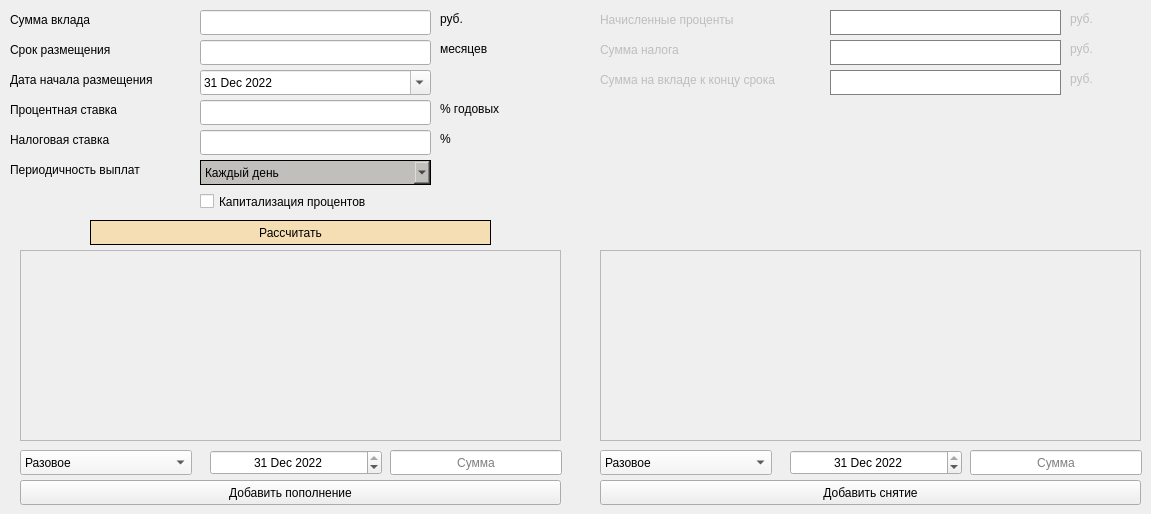
    <widget class="QWidget" name="tab_6">
     <attribute name="title">
      <string>Депозит</string>
     </attribute>
     <widget class="QLineEdit" name="sum_depos">
      <property name="geometry">
       <rect>
        <x>200</x>
        <y>10</y>
        <width>231</width>
        <height>25</height>
       </rect>
      </property>
      <property name="text">
       <string/>
      </property>
      <property name="alignment">
       <set>Qt::AlignRight|Qt::AlignTrailing|Qt::AlignVCenter</set>
      </property>
      <property name="placeholderText">
       <string/>
      </property>
     </widget>
     <widget class="QLabel" name="label_24">
      <property name="geometry">
       <rect>
        <x>440</x>
        <y>40</y>
        <width>67</width>
        <height>17</height>
       </rect>
      </property>
      <property name="text">
       <string>месяцев</string>
      </property>
     </widget>
     <widget class="QLineEdit" name="duration_depos">
      <property name="geometry">
       <rect>
        <x>200</x>
        <y>40</y>
        <width>231</width>
        <height>25</height>
       </rect>
      </property>
      <property name="alignment">
       <set>Qt::AlignRight|Qt::AlignTrailing|Qt::AlignVCenter</set>
      </property>
      <property name="placeholderText">
       <string/>
      </property>
     </widget>
     <widget class="QLineEdit" name="procent_depos">
      <property name="geometry">
       <rect>
        <x>200</x>
        <y>100</y>
        <width>231</width>
        <height>25</height>
       </rect>
      </property>
      <property name="alignment">
       <set>Qt::AlignRight|Qt::AlignTrailing|Qt::AlignVCenter</set>
      </property>
      <property name="placeholderText">
       <string/>
      </property>
     </widget>
     <widget class="QLabel" name="label_25">
      <property name="geometry">
       <rect>
        <x>440</x>
        <y>100</y>
        <width>81</width>
        <height>17</height>
       </rect>
      </property>
      <property name="text">
       <string>% годовых</string>
      </property>
     </widget>
     <widget class="QLabel" name="label_26">
      <property name="geometry">
       <rect>
        <x>10</x>
        <y>10</y>
        <width>161</width>
        <height>20</height>
       </rect>
      </property>
      <property name="text">
       <string>Сумма вклада</string>
      </property>
     </widget>
     <widget class="QLabel" name="label_27">
      <property name="geometry">
       <rect>
        <x>10</x>
        <y>100</y>
        <width>161</width>
        <height>20</height>
       </rect>
      </property>
      <property name="text">
       <string>Процентная ставка</string>
      </property>
     </widget>
     <widget class="QLabel" name="label_28">
      <property name="geometry">
       <rect>
        <x>440</x>
        <y>10</y>
        <width>67</width>
        <height>17</height>
       </rect>
      </property>
      <property name="text">
       <string>руб.</string>
      </property>
     </widget>
     <widget class="QLabel" name="label_29">
      <property name="geometry">
       <rect>
        <x>10</x>
        <y>40</y>
        <width>161</width>
        <height>20</height>
       </rect>
      </property>
      <property name="text">
       <string>Срок размещения</string>
      </property>
     </widget>
     <widget class="QLabel" name="label_30">
      <property name="geometry">
       <rect>
        <x>10</x>
        <y>130</y>
        <width>161</width>
        <height>20</height>
       </rect>
      </property>
      <property name="text">
       <string>Налоговая ставка</string>
      </property>
     </widget>
     <widget class="QLineEdit" name="tax">
      <property name="geometry">
       <rect>
        <x>200</x>
        <y>130</y>
        <width>231</width>
        <height>25</height>
       </rect>
      </property>
      <property name="alignment">
       <set>Qt::AlignRight|Qt::AlignTrailing|Qt::AlignVCenter</set>
      </property>
     </widget>
     <widget class="QLabel" name="label_31">
      <property name="geometry">
       <rect>
        <x>440</x>
        <y>130</y>
        <width>81</width>
        <height>17</height>
       </rect>
      </property>
      <property name="text">
       <string>%</string>
      </property>
     </widget>
     <widget class="QLabel" name="label_32">
      <property name="geometry">
       <rect>
        <x>10</x>
        <y>160</y>
        <width>171</width>
        <height>20</height>
       </rect>
      </property>
      <property name="text">
       <string>Периодичность выплат</string>
      </property>
     </widget>
     <widget class="QComboBox" name="periodicity">
      <property name="geometry">
       <rect>
        <x>200</x>
        <y>160</y>
        <width>231</width>
        <height>25</height>
       </rect>
      </property>
      <property name="styleSheet">
       <string notr="true">QComboBox {
	border: 1px solid black;
	background-color: rgb(192, 191, 188);
}</string>
      </property>
      <item>
       <property name="text">
        <string>Каждый день</string>
       </property>
      </item>
      <item>
       <property name="text">
        <string>Каждую неделю</string>
       </property>
      </item>
      <item>
       <property name="text">
        <string>Раз в месяц</string>
       </property>
      </item>
      <item>
       <property name="text">
        <string>Раз в квартал</string>
       </property>
      </item>
      <item>
       <property name="text">
        <string>Раз в полгода</string>
       </property>
      </item>
      <item>
       <property name="text">
        <string>Раз в год</string>
       </property>
      </item>
      <item>
       <property name="text">
        <string>В конце срока</string>
       </property>
      </item>
     </widget>
     <widget class="QCheckBox" name="checkBox">
      <property name="geometry">
       <rect>
        <x>200</x>
        <y>190</y>
        <width>251</width>
        <height>23</height>
       </rect>
      </property>
      <property name="text">
       <string>Капитализация процентов</string>
      </property>
     </widget>
     <widget class="QPushButton" name="add_money">
      <property name="geometry">
       <rect>
        <x>20</x>
        <y>480</y>
        <width>541</width>
        <height>25</height>
       </rect>
      </property>
      <property name="text">
       <string>Добавить пополнение</string>
      </property>
     </widget>
     <widget class="QPushButton" name="take_money">
      <property name="geometry">
       <rect>
        <x>600</x>
        <y>480</y>
        <width>541</width>
        <height>25</height>
       </rect>
      </property>
      <property name="text">
       <string>Добавить снятие</string>
      </property>
     </widget>
     <widget class="QDateEdit" name="dateEdit">
      <property name="geometry">
       <rect>
        <x>200</x>
        <y>70</y>
        <width>231</width>
        <height>25</height>
       </rect>
      </property>
      <property name="dateTime">
       <datetime>
        <hour>18</hour>
        <minute>0</minute>
        <second>0</second>
        <year>2022</year>
        <month>12</month>
        <day>31</day>
       </datetime>
      </property>
      <property name="calendarPopup">
       <bool>true</bool>
      </property>
     </widget>
     <widget class="QLabel" name="label_33">
      <property name="geometry">
       <rect>
        <x>10</x>
        <y>70</y>
        <width>191</width>
        <height>20</height>
       </rect>
      </property>
      <property name="text">
       <string>Дата начала размещения</string>
      </property>
     </widget>
     <widget class="QLabel" name="label_34">
      <property name="enabled">
       <bool>false</bool>
      </property>
      <property name="geometry">
       <rect>
        <x>1070</x>
        <y>40</y>
        <width>67</width>
        <height>17</height>
       </rect>
      </property>
      <property name="text">
       <string>руб.</string>
      </property>
     </widget>
     <widget class="QLabel" name="label_35">
      <property name="enabled">
       <bool>false</bool>
      </property>
      <property name="geometry">
       <rect>
        <x>830</x>
        <y>10</y>
        <width>231</width>
        <height>25</height>
       </rect>
      </property>
      <property name="styleSheet">
       <string notr="true">QLabel {
	background-color: white;
	border: 1px solid black;
}

QLabel:disabled{
	border: 1px solid grey;
}</string>
      </property>
      <property name="text">
       <string/>
      </property>
      <property name="textInteractionFlags">
       <set>Qt::NoTextInteraction</set>
      </property>
     </widget>
     <widget class="QLabel" name="label_36">
      <property name="enabled">
       <bool>false</bool>
      </property>
      <property name="geometry">
       <rect>
        <x>1070</x>
        <y>70</y>
        <width>67</width>
        <height>17</height>
       </rect>
      </property>
      <property name="text">
       <string>руб.</string>
      </property>
     </widget>
     <widget class="QLabel" name="label_37">
      <property name="enabled">
       <bool>false</bool>
      </property>
      <property name="geometry">
       <rect>
        <x>830</x>
        <y>40</y>
        <width>231</width>
        <height>25</height>
       </rect>
      </property>
      <property name="styleSheet">
       <string notr="true">QLabel {
	background-color: white;
	border: 1px solid black;
}

QLabel:disabled{
	border: 1px solid grey;
}</string>
      </property>
      <property name="text">
       <string/>
      </property>
      <property name="textInteractionFlags">
       <set>Qt::NoTextInteraction</set>
      </property>
     </widget>
     <widget class="QLabel" name="label_38">
      <property name="enabled">
       <bool>false</bool>
      </property>
      <property name="geometry">
       <rect>
        <x>600</x>
        <y>70</y>
        <width>231</width>
        <height>20</height>
       </rect>
      </property>
      <property name="text">
       <string>Сумма на вкладе к концу срока</string>
      </property>
     </widget>
     <widget class="QLabel" name="label_39">
      <property name="enabled">
       <bool>false</bool>
      </property>
      <property name="geometry">
       <rect>
        <x>830</x>
        <y>70</y>
        <width>231</width>
        <height>25</height>
       </rect>
      </property>
      <property name="styleSheet">
       <string notr="true">QLabel {
	background-color: white;
	border: 1px solid black;
}
QLabel:disabled{
	border: 1px solid grey;
}</string>
      </property>
      <property name="text">
       <string/>
      </property>
      <property name="textInteractionFlags">
       <set>Qt::NoTextInteraction</set>
      </property>
     </widget>
     <widget class="QLabel" name="label_40">
      <property name="enabled">
       <bool>false</bool>
      </property>
      <property name="geometry">
       <rect>
        <x>1070</x>
        <y>10</y>
        <width>67</width>
        <height>17</height>
       </rect>
      </property>
      <property name="styleSheet">
       <string notr="true"/>
      </property>
      <property name="text">
       <string>руб.</string>
      </property>
     </widget>
     <widget class="QLabel" name="label_41">
      <property name="enabled">
       <bool>false</bool>
      </property>
      <property name="geometry">
       <rect>
        <x>600</x>
        <y>10</y>
        <width>191</width>
        <height>20</height>
       </rect>
      </property>
      <property name="text">
       <string>Начисленные проценты</string>
      </property>
     </widget>
     <widget class="QLabel" name="label_42">
      <property name="enabled">
       <bool>false</bool>
      </property>
      <property name="geometry">
       <rect>
        <x>600</x>
        <y>40</y>
        <width>161</width>
        <height>20</height>
       </rect>
      </property>
      <property name="text">
       <string>Сумма налога</string>
      </property>
     </widget>
     <widget class="QLineEdit" name="sum_to_add">
      <property name="geometry">
       <rect>
        <x>390</x>
        <y>450</y>
        <width>172</width>
        <height>25</height>
       </rect>
      </property>
      <property name="alignment">
       <set>Qt::AlignCenter</set>
      </property>
      <property name="placeholderText">
       <string>Сумма</string>
      </property>
     </widget>
     <widget class="QDateEdit" name="date_of_add">
      <property name="geometry">
       <rect>
        <x>210</x>
        <y>450</y>
        <width>172</width>
        <height>25</height>
       </rect>
      </property>
      <property name="alignment">
       <set>Qt::AlignCenter</set>
      </property>
      <property name="dateTime">
       <datetime>
        <hour>18</hour>
        <minute>0</minute>
        <second>0</second>
        <year>2022</year>
        <month>12</month>
        <day>31</day>
       </datetime>
      </property>
     </widget>
     <widget class="QComboBox" name="type_of_add">
      <property name="geometry">
       <rect>
        <x>20</x>
        <y>450</y>
        <width>172</width>
        <height>25</height>
       </rect>
      </property>
      <property name="styleSheet">
       <string notr="true">QComboBox {
	border: .5px solid grey;
	background-color: rgb(246, 245, 244);
}</string>
      </property>
      <item>
       <property name="text">
        <string>Разовое</string>
       </property>
      </item>
      <item>
       <property name="text">
        <string>Раз в месяц</string>
       </property>
      </item>
      <item>
       <property name="text">
        <string>Раз в 2 месяца</string>
       </property>
      </item>
      <item>
       <property name="text">
        <string>Раз в квартал</string>
       </property>
      </item>
      <item>
       <property name="text">
        <string>Раз в полгода</string>
       </property>
      </item>
      <item>
       <property name="text">
        <string>Раз в год</string>
       </property>
      </item>
     </widget>
     <widget class="QDateEdit" name="withdrawal_date">
      <property name="geometry">
       <rect>
        <x>790</x>
        <y>450</y>
        <width>172</width>
        <height>25</height>
       </rect>
      </property>
      <property name="alignment">
       <set>Qt::AlignCenter</set>
      </property>
      <property name="dateTime">
       <datetime>
        <hour>18</hour>
        <minute>0</minute>
        <second>0</second>
        <year>2022</year>
        <month>12</month>
        <day>31</day>
       </datetime>
      </property>
     </widget>
     <widget class="QComboBox" name="withdrawal_type">
      <property name="geometry">
       <rect>
        <x>600</x>
        <y>450</y>
        <width>172</width>
        <height>25</height>
       </rect>
      </property>
      <property name="styleSheet">
       <string notr="true">QComboBox {
	background-color: rgb(246, 245, 244);
}</string>
      </property>
      <item>
       <property name="text">
        <string>Разовое</string>
       </property>
      </item>
      <item>
       <property name="text">
        <string>Раз в месяц</string>
       </property>
      </item>
      <item>
       <property name="text">
        <string>Раз в 2 месяца</string>
       </property>
      </item>
      <item>
       <property name="text">
        <string>Раз в квартал</string>
       </property>
      </item>
      <item>
       <property name="text">
        <string>Раз в полгода</string>
       </property>
      </item>
      <item>
       <property name="text">
        <string>Раз в год</string>
       </property>
      </item>
     </widget>
     <widget class="QLineEdit" name="withdrawal_sum">
      <property name="geometry">
       <rect>
        <x>970</x>
        <y>450</y>
        <width>172</width>
        <height>25</height>
       </rect>
      </property>
      <property name="alignment">
       <set>Qt::AlignCenter</set>
      </property>
      <property name="placeholderText">
       <string>Сумма</string>
      </property>
     </widget>
     <widget class="QPushButton" name="calc_deposit">
      <property name="enabled">
       <bool>true</bool>
      </property>
      <property name="geometry">
       <rect>
        <x>90</x>
        <y>220</y>
        <width>401</width>
        <height>25</height>
       </rect>
      </property>
      <property name="styleSheet">
       <string notr="true">QPushButton{
	border: 1px solid black;
background-color: wheat;
}

QPushButton:disabled{
	border: 1px solid grey;
}</string>
      </property>
      <property name="text">
       <string>Рассчитать</string>
      </property>
     </widget>
     <widget class="QLabel" name="error_label">
      <property name="enabled">
       <bool>true</bool>
      </property>
      <property name="geometry">
       <rect>
        <x>600</x>
        <y>120</y>
        <width>541</width>
        <height>25</height>
       </rect>
      </property>
      <property name="styleSheet">
       <string notr="true">QLabel{
color: red;
}</string>
      </property>
      <property name="text">
       <string/>
      </property>
      <property name="textInteractionFlags">
       <set>Qt::NoTextInteraction</set>
      </property>
     </widget>
     <widget class="QScrollArea" name="scrollArea">
      <property name="geometry">
       <rect>
        <x>20</x>
        <y>250</y>
        <width>541</width>
        <height>191</height>
       </rect>
      </property>
      <property name="verticalScrollBarPolicy">
       <enum>Qt::ScrollBarAsNeeded</enum>
      </property>
      <property name="sizeAdjustPolicy">
       <enum>QAbstractScrollArea::AdjustIgnored</enum>
      </property>
      <property name="widgetResizable">
       <bool>true</bool>
      </property>
      <property name="alignment">
       <set>Qt::AlignLeading|Qt::AlignLeft|Qt::AlignTop</set>
      </property>
      <widget class="QWidget" name="scrollAreaWidgetContents">
       <property name="geometry">
        <rect>
         <x>0</x>
         <y>0</y>
         <width>539</width>
         <height>189</height>
        </rect>
       </property>
       <property name="layoutDirection">
        <enum>Qt::LeftToRight</enum>
       </property>
       <layout class="QGridLayout" name="gridLayout">
        <item row="0" column="0">
         <layout class="QVBoxLayout" name="verticalLayout"/>
        </item>
       </layout>
      </widget>
     </widget>
     <widget class="QScrollArea" name="scrollArea_2">
      <property name="geometry">
       <rect>
        <x>600</x>
        <y>250</y>
        <width>541</width>
        <height>191</height>
       </rect>
      </property>
      <property name="verticalScrollBarPolicy">
       <enum>Qt::ScrollBarAsNeeded</enum>
      </property>
      <property name="sizeAdjustPolicy">
       <enum>QAbstractScrollArea::AdjustIgnored</enum>
      </property>
      <property name="widgetResizable">
       <bool>true</bool>
      </property>
      <property name="alignment">
       <set>Qt::AlignLeading|Qt::AlignLeft|Qt::AlignTop</set>
      </property>
      <widget class="QWidget" name="scrollAreaWidgetContents_2">
       <property name="geometry">
        <rect>
         <x>0</x>
         <y>0</y>
         <width>539</width>
         <height>189</height>
        </rect>
       </property>
       <layout class="QGridLayout" name="gridLayout_2">
        <item row="0" column="0">
         <layout class="QVBoxLayout" name="verticalLayout_2"/>
        </item>
       </layout>
      </widget>
     </widget>
     <widget class="QLabel" name="label_43">
      <property name="geometry">
       <rect>
        <x>610</x>
        <y>120</y>
        <width>481</width>
        <height>17</height>
       </rect>
      </property>
      <property name="styleSheet">
       <string notr="true">QLabel {
color: red;
}</string>
      </property>
      <property name="text">
       <string/>
      </property>
     </widget>
    </widget>
